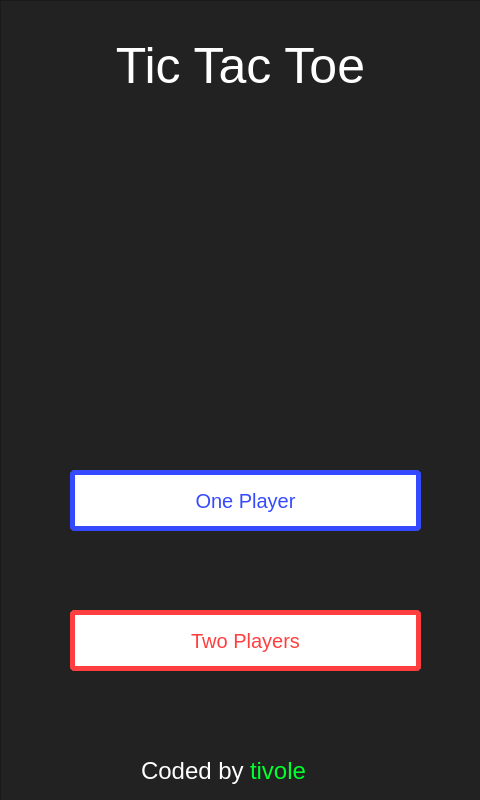
<?xml version="1.0" encoding="UTF-8"?>
<ui version="4.0">
 <class>Form</class>
 <widget class="QWidget" name="Form">
  <property name="geometry">
   <rect>
    <x>0</x>
    <y>0</y>
    <width>480</width>
    <height>800</height>
   </rect>
  </property>
  <property name="minimumSize">
   <size>
    <width>480</width>
    <height>800</height>
   </size>
  </property>
  <property name="maximumSize">
   <size>
    <width>480</width>
    <height>800</height>
   </size>
  </property>
  <property name="windowTitle">
   <string>MainWindow</string>
  </property>
  <widget class="QFrame" name="frame">
   <property name="geometry">
    <rect>
     <x>0</x>
     <y>0</y>
     <width>480</width>
     <height>800</height>
    </rect>
   </property>
   <property name="styleSheet">
    <string notr="true">QFrame {
	background-color: #222222;
}</string>
   </property>
   <property name="frameShape">
    <enum>QFrame::StyledPanel</enum>
   </property>
   <property name="frameShadow">
    <enum>QFrame::Raised</enum>
   </property>
   <widget class="QPushButton" name="button_7">
    <property name="geometry">
     <rect>
      <x>60</x>
      <y>610</y>
      <width>121</width>
      <height>121</height>
     </rect>
    </property>
    <property name="styleSheet">
     <string notr="true">QPushButton {
	background-color: #535353;
	border: 5px solid #222222;
	border-radius: 1em;
}

QPushButton:pressed {
	
}

QPushButton:hover {

}</string>
    </property>
    <property name="text">
     <string/>
    </property>
   </widget>
   <widget class="QPushButton" name="button_8">
    <property name="geometry">
     <rect>
      <x>180</x>
      <y>610</y>
      <width>121</width>
      <height>121</height>
     </rect>
    </property>
    <property name="styleSheet">
     <string notr="true">QPushButton {
	background-color: #535353;
	border: 5px solid #222222;
	border-radius: 1em;
}

QPushButton:pressed {
	
}

QPushButton:hover {

}</string>
    </property>
    <property name="text">
     <string/>
    </property>
   </widget>
   <widget class="QPushButton" name="button_9">
    <property name="geometry">
     <rect>
      <x>300</x>
      <y>610</y>
      <width>121</width>
      <height>121</height>
     </rect>
    </property>
    <property name="styleSheet">
     <string notr="true">QPushButton {
	background-color: #535353;
	border: 5px solid #222222;
	border-radius: 1em;
}

QPushButton:pressed {
	
}

QPushButton:hover {

}</string>
    </property>
    <property name="text">
     <string/>
    </property>
   </widget>
   <widget class="QPushButton" name="button_5">
    <property name="geometry">
     <rect>
      <x>180</x>
      <y>490</y>
      <width>121</width>
      <height>121</height>
     </rect>
    </property>
    <property name="styleSheet">
     <string notr="true">QPushButton {
	background-color: #535353;
	border: 5px solid #222222;
	border-radius: 1em;
}

QPushButton:pressed {
	
}

QPushButton:hover {

}</string>
    </property>
    <property name="text">
     <string/>
    </property>
   </widget>
   <widget class="QPushButton" name="button_6">
    <property name="geometry">
     <rect>
      <x>300</x>
      <y>490</y>
      <width>121</width>
      <height>121</height>
     </rect>
    </property>
    <property name="styleSheet">
     <string notr="true">QPushButton {
	background-color: #535353;
	border: 5px solid #222222;
	border-radius: 1em;
}

QPushButton:pressed {
	
}

QPushButton:hover {

}</string>
    </property>
    <property name="text">
     <string/>
    </property>
   </widget>
   <widget class="QPushButton" name="button_4">
    <property name="geometry">
     <rect>
      <x>60</x>
      <y>490</y>
      <width>121</width>
      <height>121</height>
     </rect>
    </property>
    <property name="styleSheet">
     <string notr="true">QPushButton {
	background-color: #535353;
	border: 5px solid #222222;
	border-radius: 1em;
}

QPushButton:pressed {
	
}

QPushButton:hover {

}</string>
    </property>
    <property name="text">
     <string/>
    </property>
   </widget>
   <widget class="QPushButton" name="button_2">
    <property name="geometry">
     <rect>
      <x>180</x>
      <y>370</y>
      <width>121</width>
      <height>121</height>
     </rect>
    </property>
    <property name="styleSheet">
     <string notr="true">QPushButton {
	background-color: #535353;
	border: 5px solid #222222;
	border-radius: 1em;
}

QPushButton:pressed {
	
}

QPushButton:hover {

}</string>
    </property>
    <property name="text">
     <string/>
    </property>
   </widget>
   <widget class="QPushButton" name="button_3">
    <property name="geometry">
     <rect>
      <x>300</x>
      <y>370</y>
      <width>121</width>
      <height>121</height>
     </rect>
    </property>
    <property name="styleSheet">
     <string notr="true">QPushButton {
	background-color: #535353;
	border: 5px solid #222222;
	border-radius: 1em;
}

QPushButton:pressed {
	
}

QPushButton:hover {

}</string>
    </property>
    <property name="text">
     <string/>
    </property>
   </widget>
   <widget class="QPushButton" name="button_1">
    <property name="geometry">
     <rect>
      <x>60</x>
      <y>370</y>
      <width>121</width>
      <height>121</height>
     </rect>
    </property>
    <property name="styleSheet">
     <string notr="true">QPushButton {
	background-color: #535353;
	border: 5px solid #222222;
	border-radius: 1em;
}

QPushButton:pressed {
	
}

QPushButton:hover {

}</string>
    </property>
    <property name="text">
     <string/>
    </property>
   </widget>
   <widget class="QLabel" name="tic_tac_toe_label">
    <property name="geometry">
     <rect>
      <x>50</x>
      <y>0</y>
      <width>361</width>
      <height>91</height>
     </rect>
    </property>
    <property name="styleSheet">
     <string notr="true">#tic_tac_toe_label {
	font: 75 italic 11pt &quot;Z003&quot;; 
	color: white;
	font-size: 50px;
}</string>
    </property>
    <property name="text">
     <string>Tic Tac Toe</string>
    </property>
    <property name="alignment">
     <set>Qt::AlignCenter</set>
    </property>
   </widget>
   <widget class="QLabel" name="coded_by_label">
    <property name="geometry">
     <rect>
      <x>110</x>
      <y>750</y>
      <width>261</width>
      <height>41</height>
     </rect>
    </property>
    <property name="styleSheet">
     <string notr="true">#coded_by_label {
	font: 75 bold 11pt &quot;Cantarell&quot;;
	color: white;
	font-size: 24px;
	background-color: transparent;
	margin-left: 25px;
}</string>
    </property>
    <property name="text">
     <string>Coded by</string>
    </property>
   </widget>
   <widget class="QLabel" name="tivole_label">
    <property name="geometry">
     <rect>
      <x>250</x>
      <y>750</y>
      <width>121</width>
      <height>41</height>
     </rect>
    </property>
    <property name="styleSheet">
     <string notr="true">#tivole_label {
	font: 75 bold 11pt &quot;Cantarell&quot;;
	color: #00ff2d;
	font-size: 24px;
	background-color: transparent;
}</string>
    </property>
    <property name="text">
     <string>tivole</string>
    </property>
   </widget>
   <widget class="QLabel" name="pick_to_start_label">
    <property name="geometry">
     <rect>
      <x>130</x>
      <y>80</y>
      <width>211</width>
      <height>81</height>
     </rect>
    </property>
    <property name="styleSheet">
     <string notr="true">#pick_to_start_label {
	font: 75 11pt &quot;Latin Modern Mono Prop&quot;;
	color: #eeeeee;
	font-size: 18px;
}</string>
    </property>
    <property name="text">
     <string>Pick X or O to Start</string>
    </property>
    <property name="alignment">
     <set>Qt::AlignCenter</set>
    </property>
   </widget>
   <widget class="QPushButton" name="X_button">
    <property name="geometry">
     <rect>
      <x>100</x>
      <y>140</y>
      <width>64</width>
      <height>64</height>
     </rect>
    </property>
    <property name="styleSheet">
     <string notr="true">#X_button {
	font: 75 bold 11pt &quot;Cantarell&quot;;
	background-color: green;
	color: #ffffff;
	border-radius: 8px;
	border: 2px solid #eeeeee;
	font-size: 30px;
}</string>
    </property>
    <property name="text">
     <string>X</string>
    </property>
   </widget>
   <widget class="QPushButton" name="O_button">
    <property name="geometry">
     <rect>
      <x>170</x>
      <y>140</y>
      <width>64</width>
      <height>64</height>
     </rect>
    </property>
    <property name="styleSheet">
     <string notr="true">#O_button {
	font: 75 bold 11pt &quot;Cantarell&quot;;
	background-color: #444444;
	color: #ffffff;
	border-radius: 8px;
	border: 2px solid #eeeeee;
	font-size: 30px;
}</string>
    </property>
    <property name="text">
     <string>O</string>
    </property>
   </widget>
   <widget class="QPushButton" name="start_reset_button">
    <property name="geometry">
     <rect>
      <x>240</x>
      <y>140</y>
      <width>128</width>
      <height>64</height>
     </rect>
    </property>
    <property name="styleSheet">
     <string notr="true">#start_reset_button {
	/* START version */
	background-color: #00bb00;
	color: white;
	font-size: 16px;
	border-radius: 15px;
	border: 3px solid #00ff47;
}


#start_reset_button:pressed {
	background-color: #00aa00;
}
</string>
    </property>
    <property name="text">
     <string>START</string>
    </property>
    <property name="checkable">
     <bool>false</bool>
    </property>
    <property name="checked">
     <bool>false</bool>
    </property>
   </widget>
   <widget class="QLabel" name="which_turn_label">
    <property name="geometry">
     <rect>
      <x>60</x>
      <y>230</y>
      <width>361</width>
      <height>41</height>
     </rect>
    </property>
    <property name="styleSheet">
     <string notr="true">#which_turn_label {
	color: #ffa100;
}</string>
    </property>
    <property name="text">
     <string>Computer's turn</string>
    </property>
    <property name="alignment">
     <set>Qt::AlignCenter</set>
    </property>
   </widget>
   <widget class="QLabel" name="score_round">
    <property name="geometry">
     <rect>
      <x>210</x>
      <y>270</y>
      <width>61</width>
      <height>51</height>
     </rect>
    </property>
    <property name="styleSheet">
     <string notr="true">#score_round {
	border: 2px solid #ffa100;
	color: white;
	background-color: #000000;
	font-size: 12px;
}</string>
    </property>
    <property name="text">
     <string>&lt;html&gt;&lt;head/&gt;&lt;body&gt;&lt;p&gt;Round&lt;br/&gt;1&lt;/p&gt;&lt;/body&gt;&lt;/html&gt;</string>
    </property>
    <property name="textFormat">
     <enum>Qt::AutoText</enum>
    </property>
    <property name="alignment">
     <set>Qt::AlignCenter</set>
    </property>
    <property name="indent">
     <number>-1</number>
    </property>
   </widget>
   <widget class="QLabel" name="score_second">
    <property name="geometry">
     <rect>
      <x>270</x>
      <y>270</y>
      <width>101</width>
      <height>51</height>
     </rect>
    </property>
    <property name="styleSheet">
     <string notr="true">#score_second {
	font: 75 bold 11pt &quot;Cantarell&quot;;
	border: 2px solid #ffa100;
	padding-left: 8px;
	background-color: #000000;
	color: white;
	font-size: 13px;
}</string>
    </property>
    <property name="text">
     <string>Player 2</string>
    </property>
    <property name="alignment">
     <set>Qt::AlignLeading|Qt::AlignLeft|Qt::AlignVCenter</set>
    </property>
   </widget>
   <widget class="QLabel" name="score_first">
    <property name="geometry">
     <rect>
      <x>110</x>
      <y>270</y>
      <width>101</width>
      <height>51</height>
     </rect>
    </property>
    <property name="styleSheet">
     <string notr="true">#score_first {
	font: 75 bold 11pt &quot;Cantarell&quot;;
	border: 2px solid #ffa100;
	padding-right: 8px;
	color: white;
	background-color: #000000;
	font-size: 13px;
}</string>
    </property>
    <property name="text">
     <string>Player 1</string>
    </property>
    <property name="alignment">
     <set>Qt::AlignRight|Qt::AlignTrailing|Qt::AlignVCenter</set>
    </property>
   </widget>
   <widget class="QLabel" name="score_point_first">
    <property name="geometry">
     <rect>
      <x>60</x>
      <y>270</y>
      <width>71</width>
      <height>51</height>
     </rect>
    </property>
    <property name="styleSheet">
     <string notr="true">#score_point_first {
	border: 2px solid #ffa100;
	border-radius: 25px;
	color: white;
	font-size: 32px;
	background-color: #8c5900;
}</string>
    </property>
    <property name="text">
     <string>0</string>
    </property>
    <property name="alignment">
     <set>Qt::AlignCenter</set>
    </property>
   </widget>
   <widget class="QLabel" name="score_point_second">
    <property name="geometry">
     <rect>
      <x>350</x>
      <y>270</y>
      <width>71</width>
      <height>51</height>
     </rect>
    </property>
    <property name="styleSheet">
     <string notr="true">#score_point_second {
	border: 2px solid #ffa100;
	border-radius: 25px;
	color: white;
	font-size: 32px;
	background-color: #8c5900;
}</string>
    </property>
    <property name="text">
     <string>0</string>
    </property>
    <property name="alignment">
     <set>Qt::AlignCenter</set>
    </property>
   </widget>
   <widget class="QPushButton" name="button_back">
    <property name="geometry">
     <rect>
      <x>10</x>
      <y>10</y>
      <width>49</width>
      <height>49</height>
     </rect>
    </property>
    <property name="styleSheet">
     <string notr="true">#button_back {
	background-color: transparent;
	border: 0;
}</string>
    </property>
    <property name="text">
     <string/>
    </property>
   </widget>
  </widget>
  <widget class="QFrame" name="frame_home">
   <property name="geometry">
    <rect>
     <x>0</x>
     <y>0</y>
     <width>481</width>
     <height>801</height>
    </rect>
   </property>
   <property name="styleSheet">
    <string notr="true">#frame_home {
	background-color: #222222;
}</string>
   </property>
   <property name="frameShape">
    <enum>QFrame::StyledPanel</enum>
   </property>
   <property name="frameShadow">
    <enum>QFrame::Raised</enum>
   </property>
   <widget class="QPushButton" name="icon_place">
    <property name="geometry">
     <rect>
      <x>110</x>
      <y>140</y>
      <width>256</width>
      <height>256</height>
     </rect>
    </property>
    <property name="styleSheet">
     <string notr="true">#icon_place {
	background-color: transparent;
	border: 0;
}</string>
    </property>
    <property name="text">
     <string/>
    </property>
   </widget>
   <widget class="QPushButton" name="button_one_player">
    <property name="geometry">
     <rect>
      <x>70</x>
      <y>470</y>
      <width>351</width>
      <height>61</height>
     </rect>
    </property>
    <property name="styleSheet">
     <string notr="true">#button_one_player {
	font: 75 bold 11pt &quot;Cantarell&quot;;
	background-color: #ffffff;
	border: 5px solid #354aff;
	color: #354aff;
	font-size: 20px;
	border-radius: 5px;
}

#button_one_player:hover {
	background-color: #354aff;
	border: 5px solid #ffffff;
	color: #ffffff;
	font-size: 23px;
}

#button_one_player:pressed {
	background-color: #1128f6;
}

</string>
    </property>
    <property name="text">
     <string>One Player</string>
    </property>
   </widget>
   <widget class="QLabel" name="tic_tac_toe_label_2">
    <property name="geometry">
     <rect>
      <x>60</x>
      <y>20</y>
      <width>361</width>
      <height>91</height>
     </rect>
    </property>
    <property name="styleSheet">
     <string notr="true">#tic_tac_toe_label_2 {
	font: 75 italic 11pt &quot;Z003&quot;; 
	color: white;
	font-size: 50px;
}</string>
    </property>
    <property name="text">
     <string>Tic Tac Toe</string>
    </property>
    <property name="alignment">
     <set>Qt::AlignCenter</set>
    </property>
   </widget>
   <widget class="QPushButton" name="button_two_players">
    <property name="geometry">
     <rect>
      <x>70</x>
      <y>610</y>
      <width>351</width>
      <height>61</height>
     </rect>
    </property>
    <property name="styleSheet">
     <string notr="true">#button_two_players {
	font: 75 bold 11pt &quot;Cantarell&quot;;
	background-color: #ffffff;
	border: 5px solid #ff3f3f;
	color: #ff3f3f;
	font-size: 20px;
	border-radius: 5px;
}

#button_two_players:hover {
	background-color: #ff3f3f;
	border: 5px solid #ffffff;
	color: #ffffff;
	font-size: 23px;
}

#button_two_players:pressed {
	background-color: #ff0000;
}

</string>
    </property>
    <property name="text">
     <string>Two Players</string>
    </property>
   </widget>
   <widget class="QLabel" name="coded_by_label_2">
    <property name="geometry">
     <rect>
      <x>110</x>
      <y>750</y>
      <width>261</width>
      <height>41</height>
     </rect>
    </property>
    <property name="styleSheet">
     <string notr="true">#coded_by_label_2 {
	font: 75 bold 11pt &quot;Cantarell&quot;;
	color: white;
	font-size: 24px;
	background-color: transparent;
	margin-left: 25px;
}</string>
    </property>
    <property name="text">
     <string>Coded by</string>
    </property>
   </widget>
   <widget class="QLabel" name="tivole_label_2">
    <property name="geometry">
     <rect>
      <x>250</x>
      <y>750</y>
      <width>121</width>
      <height>41</height>
     </rect>
    </property>
    <property name="styleSheet">
     <string notr="true">#tivole_label_2 {
	font: 75 bold 11pt &quot;Cantarell&quot;;
	color: #00ff2d;
	font-size: 24px;
	background-color: transparent;
}</string>
    </property>
    <property name="text">
     <string>tivole</string>
    </property>
   </widget>
  </widget>
 </widget>
 <resources/>
 <connections/>
</ui>
